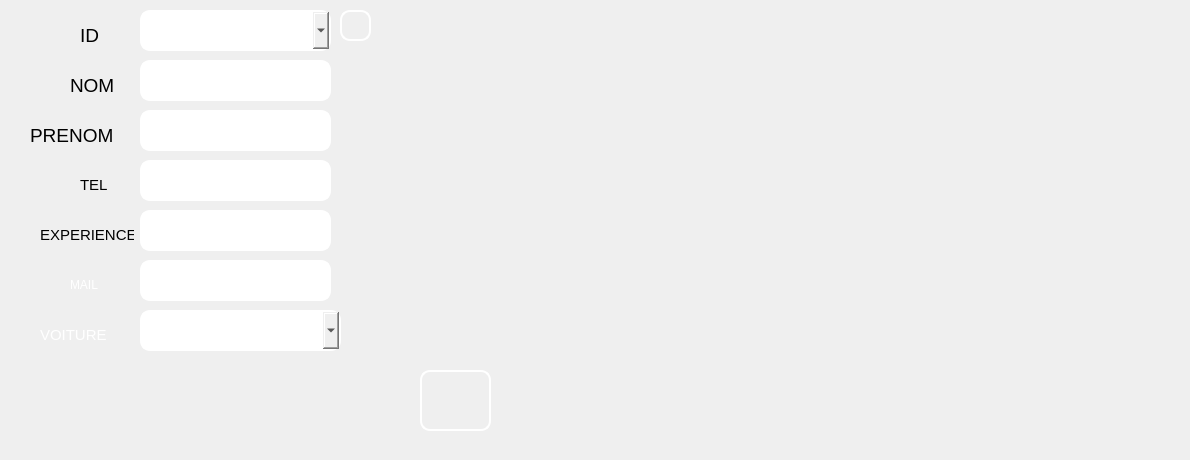
      <widget class="QWidget" name="tab_24">
       <attribute name="title">
        <string>Ajouter</string>
       </attribute>
       <widget class="QLineEdit" name="lineEdit_expl">
        <property name="geometry">
         <rect>
          <x>140</x>
          <y>210</y>
          <width>191</width>
          <height>41</height>
         </rect>
        </property>
        <property name="styleSheet">
         <string notr="true">border-style: solid;
border-color: white;
border-width: 2px;
border-radius: 10px;</string>
        </property>
       </widget>
       <widget class="QLineEdit" name="lineEdit_prenoml">
        <property name="geometry">
         <rect>
          <x>140</x>
          <y>110</y>
          <width>191</width>
          <height>41</height>
         </rect>
        </property>
        <property name="styleSheet">
         <string notr="true">border-style: solid;
border-color: white;
border-width: 2px;
border-radius: 10px;</string>
        </property>
       </widget>
       <widget class="QLineEdit" name="lineEdit_noml">
        <property name="geometry">
         <rect>
          <x>140</x>
          <y>60</y>
          <width>191</width>
          <height>41</height>
         </rect>
        </property>
        <property name="styleSheet">
         <string notr="true">border-style: solid;
border-color: white;
border-width: 2px;
border-radius: 10px;</string>
        </property>
       </widget>
       <widget class="QPushButton" name="pb_ajouter_livreur">
        <property name="geometry">
         <rect>
          <x>420</x>
          <y>370</y>
          <width>71</width>
          <height>61</height>
         </rect>
        </property>
        <property name="styleSheet">
         <string notr="true">border-style: solid;
border-color: white;
border-width: 2px;
border-radius: 10px;
color: rgb(255, 255, 255);
background-image: url(:/img/img/images.png);
</string>
        </property>
        <property name="text">
         <string/>
        </property>
       </widget>
       <widget class="QLineEdit" name="lineEdit_tell">
        <property name="geometry">
         <rect>
          <x>140</x>
          <y>160</y>
          <width>191</width>
          <height>41</height>
         </rect>
        </property>
        <property name="styleSheet">
         <string notr="true">border-style: solid;
border-color: white;
border-width: 2px;
border-radius: 10px;</string>
        </property>
       </widget>
       <widget class="QComboBox" name="comboBox_l">
        <property name="geometry">
         <rect>
          <x>140</x>
          <y>10</y>
          <width>191</width>
          <height>41</height>
         </rect>
        </property>
        <property name="styleSheet">
         <string notr="true">border-style: solid;
border-color: white;
border-width: 2px;
border-radius: 10px;</string>
        </property>
       </widget>
       <widget class="QPushButton" name="pb_confirmer1">
        <property name="geometry">
         <rect>
          <x>340</x>
          <y>10</y>
          <width>31</width>
          <height>31</height>
         </rect>
        </property>
        <property name="styleSheet">
         <string notr="true">border-style: solid;
background-image: url(:/img/img/GreenCheck.jpg);
border-color: white;
border-width: 2px;
border-radius: 10px;
color: rgb(255, 255, 255);</string>
        </property>
        <property name="text">
         <string/>
        </property>
       </widget>
       <widget class="QLineEdit" name="lineEdit_maill">
        <property name="geometry">
         <rect>
          <x>140</x>
          <y>260</y>
          <width>191</width>
          <height>41</height>
         </rect>
        </property>
        <property name="styleSheet">
         <string notr="true">border-style: solid;
border-color: white;
border-width: 2px;
border-radius: 10px;</string>
        </property>
       </widget>
       <widget class="QComboBox" name="voiture">
        <property name="geometry">
         <rect>
          <x>140</x>
          <y>310</y>
          <width>201</width>
          <height>41</height>
         </rect>
        </property>
        <property name="styleSheet">
         <string notr="true">border-style: solid;
border-color: white;
border-width: 2px;
border-radius: 10px;</string>
        </property>
       </widget>
       <widget class="QLabel" name="label_120">
        <property name="enabled">
         <bool>false</bool>
        </property>
        <property name="geometry">
         <rect>
          <x>70</x>
          <y>70</y>
          <width>51</width>
          <height>31</height>
         </rect>
        </property>
        <property name="maximumSize">
         <size>
          <width>94</width>
          <height>76</height>
         </size>
        </property>
        <property name="font">
         <font>
          <family>MS Shell Dlg 2</family>
          <pointsize>11</pointsize>
          <weight>50</weight>
          <italic>false</italic>
          <bold>false</bold>
         </font>
        </property>
        <property name="toolTip">
         <string>&lt;html&gt;&lt;head/&gt;&lt;body&gt;&lt;p&gt;ID&lt;/p&gt;&lt;/body&gt;&lt;/html&gt;</string>
        </property>
        <property name="styleSheet">
         <string notr="true">background-image: url(:/img/img/585e4adacb11b227491c3392.png);

color: rgb(0, 0, 0);
</string>
        </property>
        <property name="text">
         <string>&lt;html&gt;&lt;head/&gt;&lt;body&gt;&lt;p&gt;&lt;span style=&quot; font-size:14pt;&quot;&gt;NOM&lt;/span&gt;&lt;/p&gt;&lt;/body&gt;&lt;/html&gt;</string>
        </property>
        <property name="wordWrap">
         <bool>false</bool>
        </property>
       </widget>
       <widget class="QLabel" name="label_118">
        <property name="enabled">
         <bool>false</bool>
        </property>
        <property name="geometry">
         <rect>
          <x>30</x>
          <y>120</y>
          <width>91</width>
          <height>31</height>
         </rect>
        </property>
        <property name="maximumSize">
         <size>
          <width>94</width>
          <height>76</height>
         </size>
        </property>
        <property name="font">
         <font>
          <family>MS Shell Dlg 2</family>
          <pointsize>11</pointsize>
          <weight>50</weight>
          <italic>false</italic>
          <bold>false</bold>
         </font>
        </property>
        <property name="toolTip">
         <string>&lt;html&gt;&lt;head/&gt;&lt;body&gt;&lt;p&gt;ID&lt;/p&gt;&lt;/body&gt;&lt;/html&gt;</string>
        </property>
        <property name="styleSheet">
         <string notr="true">background-image: url(:/img/img/585e4adacb11b227491c3392.png);

color: rgb(0, 0, 0);
</string>
        </property>
        <property name="text">
         <string>&lt;html&gt;&lt;head/&gt;&lt;body&gt;&lt;p&gt;&lt;span style=&quot; font-size:14pt;&quot;&gt;PRENOM&lt;/span&gt;&lt;/p&gt;&lt;/body&gt;&lt;/html&gt;</string>
        </property>
        <property name="wordWrap">
         <bool>false</bool>
        </property>
       </widget>
       <widget class="QLabel" name="label_116">
        <property name="enabled">
         <bool>false</bool>
        </property>
        <property name="geometry">
         <rect>
          <x>40</x>
          <y>320</y>
          <width>81</width>
          <height>31</height>
         </rect>
        </property>
        <property name="maximumSize">
         <size>
          <width>94</width>
          <height>76</height>
         </size>
        </property>
        <property name="font">
         <font>
          <family>MS Shell Dlg 2</family>
          <pointsize>11</pointsize>
          <weight>50</weight>
          <italic>false</italic>
          <bold>false</bold>
         </font>
        </property>
        <property name="toolTip">
         <string>&lt;html&gt;&lt;head/&gt;&lt;body&gt;&lt;p&gt;ID&lt;/p&gt;&lt;/body&gt;&lt;/html&gt;</string>
        </property>
        <property name="styleSheet">
         <string notr="true">background-image: url(:/img/img/585e4adacb11b227491c3392.png);

color: rgb(255,255,255);
</string>
        </property>
        <property name="text">
         <string>&lt;html&gt;&lt;head/&gt;&lt;body&gt;&lt;p&gt;VOITURE&lt;/p&gt;&lt;/body&gt;&lt;/html&gt;</string>
        </property>
        <property name="wordWrap">
         <bool>false</bool>
        </property>
       </widget>
       <widget class="QLabel" name="label_115">
        <property name="enabled">
         <bool>false</bool>
        </property>
        <property name="geometry">
         <rect>
          <x>80</x>
          <y>20</y>
          <width>31</width>
          <height>31</height>
         </rect>
        </property>
        <property name="maximumSize">
         <size>
          <width>94</width>
          <height>76</height>
         </size>
        </property>
        <property name="font">
         <font>
          <family>MS Shell Dlg 2</family>
          <pointsize>11</pointsize>
          <weight>50</weight>
          <italic>false</italic>
          <bold>false</bold>
         </font>
        </property>
        <property name="toolTip">
         <string>&lt;html&gt;&lt;head/&gt;&lt;body&gt;&lt;p&gt;ID&lt;/p&gt;&lt;/body&gt;&lt;/html&gt;</string>
        </property>
        <property name="styleSheet">
         <string notr="true">background-image: url(:/img/img/585e4adacb11b227491c3392.png);

color: rgb(0, 0, 0);
</string>
        </property>
        <property name="text">
         <string>&lt;html&gt;&lt;head/&gt;&lt;body&gt;&lt;p&gt;&lt;span style=&quot; font-size:14pt;&quot;&gt;ID&lt;/span&gt;&lt;/p&gt;&lt;/body&gt;&lt;/html&gt;</string>
        </property>
        <property name="wordWrap">
         <bool>false</bool>
        </property>
       </widget>
       <widget class="QLabel" name="label_117">
        <property name="enabled">
         <bool>false</bool>
        </property>
        <property name="geometry">
         <rect>
          <x>40</x>
          <y>220</y>
          <width>94</width>
          <height>31</height>
         </rect>
        </property>
        <property name="maximumSize">
         <size>
          <width>94</width>
          <height>76</height>
         </size>
        </property>
        <property name="font">
         <font>
          <family>MS Shell Dlg 2</family>
          <pointsize>11</pointsize>
          <weight>50</weight>
          <italic>false</italic>
          <bold>false</bold>
         </font>
        </property>
        <property name="toolTip">
         <string>&lt;html&gt;&lt;head/&gt;&lt;body&gt;&lt;p&gt;ID&lt;/p&gt;&lt;/body&gt;&lt;/html&gt;</string>
        </property>
        <property name="styleSheet">
         <string notr="true">background-image: url(:/img/img/585e4adacb11b227491c3392.png);

color: rgb(0, 0, 0);
</string>
        </property>
        <property name="text">
         <string>&lt;html&gt;&lt;head/&gt;&lt;body&gt;&lt;p&gt;EXPERIENCE&lt;/p&gt;&lt;/body&gt;&lt;/html&gt;</string>
        </property>
        <property name="wordWrap">
         <bool>false</bool>
        </property>
       </widget>
       <widget class="QLabel" name="label_119">
        <property name="enabled">
         <bool>false</bool>
        </property>
        <property name="geometry">
         <rect>
          <x>70</x>
          <y>270</y>
          <width>41</width>
          <height>31</height>
         </rect>
        </property>
        <property name="maximumSize">
         <size>
          <width>94</width>
          <height>76</height>
         </size>
        </property>
        <property name="font">
         <font>
          <family>MS Shell Dlg 2</family>
          <pointsize>11</pointsize>
          <weight>50</weight>
          <italic>false</italic>
          <bold>false</bold>
         </font>
        </property>
        <property name="toolTip">
         <string>&lt;html&gt;&lt;head/&gt;&lt;body&gt;&lt;p&gt;ID&lt;/p&gt;&lt;/body&gt;&lt;/html&gt;</string>
        </property>
        <property name="styleSheet">
         <string notr="true">background-image: url(:/img/img/585e4adacb11b227491c3392.png);

color: rgb(255,255,255);
</string>
        </property>
        <property name="text">
         <string>&lt;html&gt;&lt;head/&gt;&lt;body&gt;&lt;p&gt;&lt;span style=&quot; font-size:9pt;&quot;&gt;MAIL&lt;/span&gt;&lt;/p&gt;&lt;/body&gt;&lt;/html&gt;</string>
        </property>
        <property name="wordWrap">
         <bool>false</bool>
        </property>
       </widget>
       <widget class="QLabel" name="label_114">
        <property name="enabled">
         <bool>false</bool>
        </property>
        <property name="geometry">
         <rect>
          <x>80</x>
          <y>170</y>
          <width>41</width>
          <height>31</height>
         </rect>
        </property>
        <property name="maximumSize">
         <size>
          <width>94</width>
          <height>76</height>
         </size>
        </property>
        <property name="font">
         <font>
          <family>MS Shell Dlg 2</family>
          <pointsize>11</pointsize>
          <weight>50</weight>
          <italic>false</italic>
          <bold>false</bold>
         </font>
        </property>
        <property name="toolTip">
         <string>&lt;html&gt;&lt;head/&gt;&lt;body&gt;&lt;p&gt;ID&lt;/p&gt;&lt;/body&gt;&lt;/html&gt;</string>
        </property>
        <property name="styleSheet">
         <string notr="true">background-image: url(:/img/img/585e4adacb11b227491c3392.png);

color: rgb(0, 0, 0);
</string>
        </property>
        <property name="text">
         <string>&lt;html&gt;&lt;head/&gt;&lt;body&gt;&lt;p&gt;TEL&lt;/p&gt;&lt;/body&gt;&lt;/html&gt;</string>
        </property>
        <property name="wordWrap">
         <bool>false</bool>
        </property>
       </widget>
       <widget class="QLabel" name="label_9">
        <property name="geometry">
         <rect>
          <x>810</x>
          <y>305</y>
          <width>181</width>
          <height>71</height>
         </rect>
        </property>
        <property name="styleSheet">
         <string notr="true">background-image: url(:/img/img/danone-logo-EE7DBAC3E9-seeklogo.com.png);</string>
        </property>
        <property name="text">
         <string/>
        </property>
       </widget>
       <widget class="QLabel" name="label_7">
        <property name="geometry">
         <rect>
          <x>810</x>
          <y>380</y>
          <width>371</width>
          <height>71</height>
         </rect>
        </property>
        <property name="styleSheet">
         <string notr="true">background-image: url(:/img/img/logo_original.png);</string>
        </property>
        <property name="text">
         <string/>
        </property>
       </widget>
       <widget class="QLabel" name="label_8">
        <property name="geometry">
         <rect>
          <x>1000</x>
          <y>310</y>
          <width>181</width>
          <height>71</height>
         </rect>
        </property>
        <property name="styleSheet">
         <string notr="true">background-image: url(:/img/img/PRESIDENT.png);</string>
        </property>
        <property name="text">
         <string/>
        </property>
       </widget>
      </widget>
